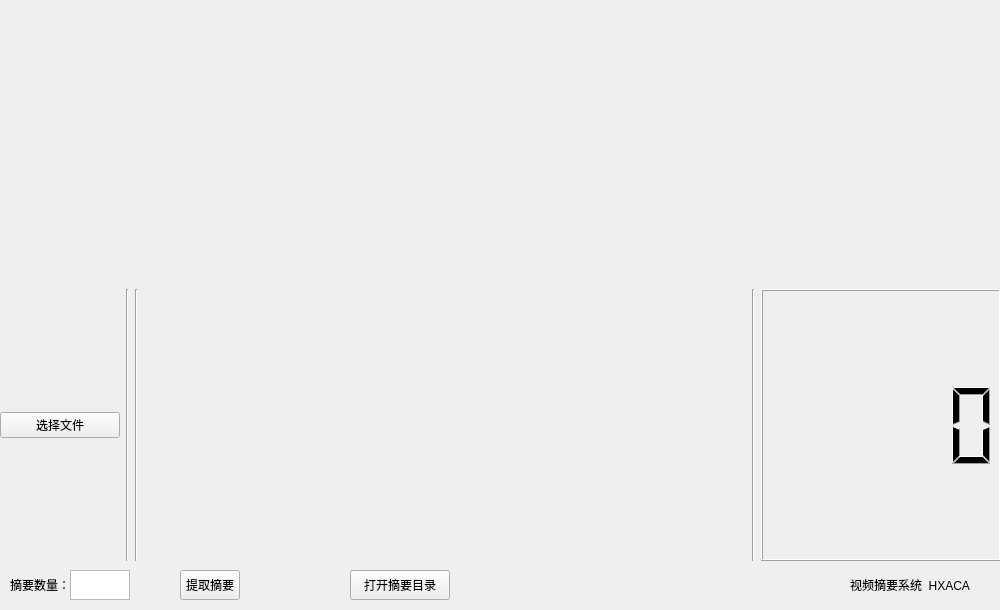
<?xml version="1.0" encoding="UTF-8"?>
<ui version="4.0">
 <class>videofrom</class>
 <widget class="QWidget" name="videofrom">
  <property name="geometry">
   <rect>
    <x>0</x>
    <y>0</y>
    <width>1000</width>
    <height>610</height>
   </rect>
  </property>
  <property name="windowTitle">
   <string>Form</string>
  </property>
  <widget class="QWidget" name="verticalLayoutWidget_2">
   <property name="geometry">
    <rect>
     <x>0</x>
     <y>10</y>
     <width>1001</width>
     <height>551</height>
    </rect>
   </property>
   <layout class="QVBoxLayout" name="verticalLayout_main" stretch="2">
    <item>
     <layout class="QVBoxLayout" name="verticalLayout" stretch="8,1,1">
      <item>
       <layout class="QVBoxLayout" name="verticalLayout_player">
        <property name="spacing">
         <number>6</number>
        </property>
       </layout>
      </item>
      <item>
       <widget class="Phonon::SeekSlider" name="seekSlider"/>
      </item>
      <item>
       <layout class="QHBoxLayout" name="horizontalLayout" stretch="1,0,2,0,5,0,2">
        <item>
         <widget class="QPushButton" name="BtnOpen">
          <property name="contextMenuPolicy">
           <enum>Qt::CustomContextMenu</enum>
          </property>
          <property name="toolTip">
           <string>&lt;html&gt;&lt;head/&gt;&lt;body&gt;&lt;p&gt;选择文件，右键选择音频or 视频&lt;/p&gt;&lt;/body&gt;&lt;/html&gt;</string>
          </property>
          <property name="text">
           <string>选择文件</string>
          </property>
         </widget>
        </item>
        <item>
         <widget class="Line" name="line">
          <property name="orientation">
           <enum>Qt::Vertical</enum>
          </property>
         </widget>
        </item>
        <item>
         <layout class="QHBoxLayout" name="horizontalLayout_btn"/>
        </item>
        <item>
         <widget class="Line" name="line_2">
          <property name="orientation">
           <enum>Qt::Vertical</enum>
          </property>
         </widget>
        </item>
        <item>
         <widget class="Phonon::VolumeSlider" name="volumeSlider"/>
        </item>
        <item>
         <widget class="Line" name="line_3">
          <property name="orientation">
           <enum>Qt::Vertical</enum>
          </property>
         </widget>
        </item>
        <item>
         <widget class="QLCDNumber" name="lcdNumber"/>
        </item>
       </layout>
      </item>
     </layout>
    </item>
   </layout>
  </widget>
  <widget class="QPushButton" name="pushButton">
   <property name="geometry">
    <rect>
     <x>180</x>
     <y>570</y>
     <width>60</width>
     <height>30</height>
    </rect>
   </property>
   <property name="text">
    <string>提取摘要</string>
   </property>
  </widget>
  <widget class="QLabel" name="label">
   <property name="geometry">
    <rect>
     <x>10</x>
     <y>570</y>
     <width>60</width>
     <height>30</height>
    </rect>
   </property>
   <property name="text">
    <string>摘要数量：</string>
   </property>
  </widget>
  <widget class="QTextBrowser" name="textBrowser">
   <property name="geometry">
    <rect>
     <x>70</x>
     <y>570</y>
     <width>60</width>
     <height>30</height>
    </rect>
   </property>
  </widget>
  <widget class="QPushButton" name="pushButton_2">
   <property name="geometry">
    <rect>
     <x>350</x>
     <y>570</y>
     <width>100</width>
     <height>30</height>
    </rect>
   </property>
   <property name="text">
    <string>打开摘要目录</string>
   </property>
  </widget>
  <widget class="QLabel" name="label_2">
   <property name="geometry">
    <rect>
     <x>850</x>
     <y>570</y>
     <width>150</width>
     <height>30</height>
    </rect>
   </property>
   <property name="text">
    <string>视频摘要系统  HXACA</string>
   </property>
  </widget>
 </widget>
 <customwidgets>
  <customwidget>
   <class>Phonon::SeekSlider</class>
   <extends>QWidget</extends>
   <header location="global">phonon/seekslider.h</header>
  </customwidget>
  <customwidget>
   <class>Phonon::VolumeSlider</class>
   <extends>QWidget</extends>
   <header location="global">phonon/volumeslider.h</header>
  </customwidget>
 </customwidgets>
 <resources/>
 <connections/>
</ui>
